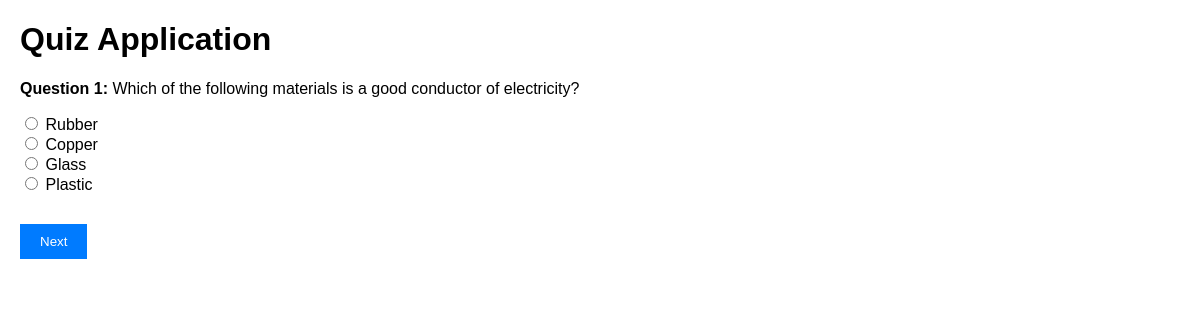
The page /start_quiz/1/1 on the database its author committed.
### tables this page shows
CREATE TABLE question(
    id INTEGER PRIMARY KEY AUTOINCREMENT,
    quiz_id INTEGER,
    question_statement TEXT,
    option_1 TEXT,
    option_2 TEXT,option_3 TEXT,option_4 TEXT,correct_option TEXT,chid TEXT,question_title TEXT,FOREIGN KEY(quiz_id) REFERENCES quiz(id)
);

### app.py (the view)
@app.route('/start_quiz/<int:id>/<int:u_id>', methods=['GET','POST'])
def start_quiz(id,u_id):
    QUESTIONS = question_get(id)
    if 'current_index' not in session:
        session['current_index'] = 0
        session['score'] = 0
    current_index = session['current_index']
    if current_index >= len(QUESTIONS):
        score = session.pop('score', 0)
        total_questions = len(QUESTIONS)
        session.pop('current_index', None)
        update_score(id,u_id,score)
        return render_template('start_quiz.html', current_question=None, score=score, total_questions=total_questions,a=id,b=u_id)
    question_data = QUESTIONS[current_index]
    if request.method == 'POST':
        user_answer = request.form['user_answer']
        correct_answer = question_data['answer']
        if user_answer == correct_answer:
            session['score'] += 1
        session['current_index'] += 1
    return render_template(
        'start_quiz.html',
        current_question=question_data['question'],
        options=question_data['options'],
        question_number=current_index + 1,a=id,b=u_id
    )

### database.py (called while the page is built)
def question_get(id):
    con = sqlite3.connect('database.sqlite3')
    cur = con.cursor()
    query = f"SELECT question_statement,option_1,option_2,option_3,option_4,correct_option FROM question WHERE quiz_id=?"
    cur.execute(query,(id,))
    res1 = cur.fetchall()
    con.commit()
    con.close()
    res = []
    for a in res1:
        l={}
        l['question'] = a[0]
        l['options'] = [a[1],a[2],a[3],a[4]]
        l['answer'] = a[5]
        res.append(l)
    return res

### templates/start_quiz.html (shortened to what this page needs)
<!DOCTYPE html>
<html lang="en">
<head>
</head>
<body>
    {%set i = namespace(value=1)%}
    <h1>Quiz Application</h1>
    <div id="quiz-container">
        <form action="/start_quiz/{{a}}/{{b}}" method="POST">
            {% if current_question is not none %}
                <div class="question-container">
                    <p><strong>Question {{ question_number }}:</strong> {{ current_question }}</p>
                    <div>
                        {% for option in options %}
                            <input type="radio" id="option{{ loop.index }}" name="user_answer" value="{{ i.value }}" required>
                            <label for="option{{ loop.index }}">{{ option }}</label><br>
                            {%set i.value = i.value + 1 %}
                        {% endfor %}
                    </div>
                </div>
                <button type="submit" class="button">Next</button>
            {% else %}
                <p>Quiz complete! Your score is {{ score }} out of {{ total_questions }}.</p>
                <button class="button"><a href="/user/{{b}}">close</a></button>
            {% endif %}
        </form>
    </div>
</body>
</html>

### templates/start_quiz.html (style rules this page uses)
body { font-family: Arial, sans-serif; margin: 20px; }
.question-container { margin-bottom: 20px; }
.button { margin-top: 10px; padding: 10px 20px; background-color: #007BFF; color: white; border: none; cursor: pointer; }

### rows shown on the page
question: question_statement "Which of the following materials is a good conductor of electricity?", option_1 "Rubber", option_2 "Copper", option_3 "Glass", option_4 "Plastic"

### other values the page prints
{{ question_number }} "1"
